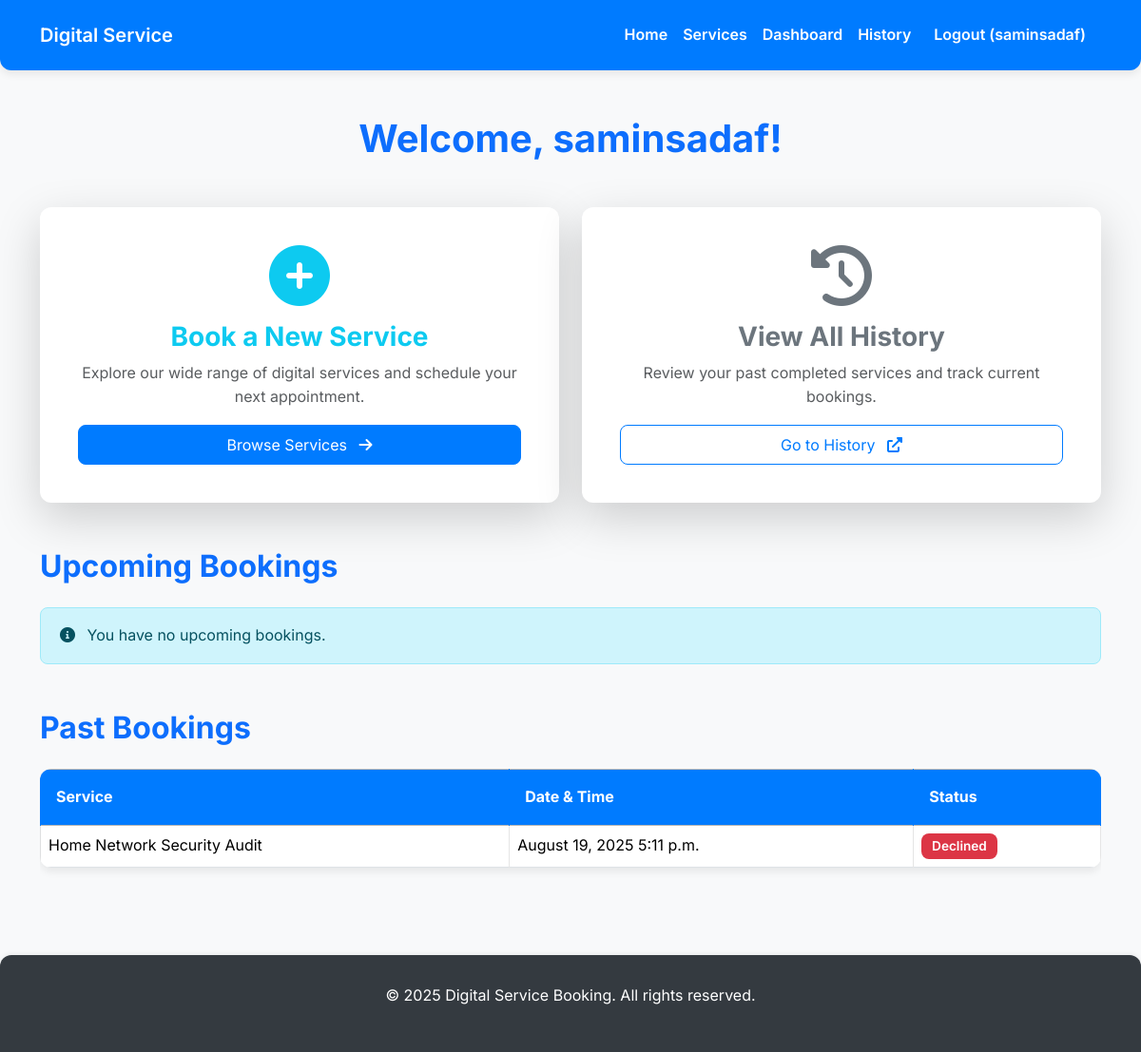
Screenshot of /dashboard/ (signed in) with the database file from the repository.
### services/models.py (models this page shows, shortened)
class CustomUser(AbstractUser):
    is_admin = models.BooleanField(default=False)
    is_customer = models.BooleanField(default=True) # Default all new users to be customers
    groups = models.ManyToManyField(
        'auth.Group',
        verbose_name='groups',
        blank=True,
        help_text='The groups this user belongs to. A user will get all permissions granted to each of their groups.',
        related_name="custom_user_groups", # Custom related_name to avoid clash
        related_query_name="custom_user",
    )
    user_permissions = models.ManyToManyField(
        'auth.Permission',
        verbose_name='user permissions',
        blank=True,
        help_text='Specific permissions for this user.',
        related_name="custom_user_permissions", # Custom related_name to avoid clash
        related_query_name="custom_user",
    )

class Booking(models.Model):
    customer = models.ForeignKey(CustomUser, on_delete=models.CASCADE, related_name='bookings')
    service = models.ForeignKey(Service, on_delete=models.CASCADE, related_name='bookings')
    name = models.CharField(max_length=100)
    contact_number = models.CharField(max_length=15)
    address = models.TextField()
    booking_date_time = models.DateTimeField()
    created_at = models.DateTimeField(auto_now_add=True)
    STATUS_CHOICES = [
        ('Pending', 'Pending'),
        ('Approved', 'Approved'),
        ('Declined', 'Declined'),
        ('Completed', 'Completed'),
        ('Cancelled', 'Cancelled'), # Added Cancelled status for more flexibility
    ]
    status = models.CharField(max_length=20, choices=STATUS_CHOICES, default='Pending')

class Service(models.Model):
    name = models.CharField(max_length=200)
    description = models.TextField()
    price = models.DecimalField(max_digits=10, decimal_places=2)
    class Meta:
        verbose_name = 'Service'
        verbose_name_plural = 'Services'
        ordering = ['name'] # Order services by name by default

### services/views.py (the view)
# urls.py: path('dashboard/', views.dashboard, name='dashboard'),
@login_required
@user_passes_test(is_customer, login_url='login')
def dashboard(request):
    now = timezone.now()
    upcoming_bookings = Booking.objects.filter(
        customer=request.user,
        status__in=['Pending', 'Approved']
    ).filter(
        booking_date_time__gt=now # Bookings after now
    ).order_by('booking_date_time')
    past_bookings = Booking.objects.filter(
        Q(customer=request.user) &
        (Q(status='Completed') | Q(status='Declined') | Q(status='Cancelled'))
    ).filter(
        booking_date_time__lte=now # Bookings before now
    ).order_by('-booking_date_time')
    return render(request, 'dashboard.html', {
        'upcoming_bookings': upcoming_bookings,
        'past_bookings': past_bookings
    })

### services/views.py (called while the page is built)
def is_customer(user):
    return user.is_authenticated and user.is_customer

### templates/dashboard.html (shortened to what this page needs)
{% extends 'base.html' %}
{% load static %}
{% block content %}
<h1 class="mb-5 text-center fw-bold text-primary">Welcome, {{ user.username }}!</h1>
<div class="row mb-5 g-4">
    <div class="col-md-6">
        <div class="card text-center p-4 shadow-lg h-100">
            <div class="card-body d-flex flex-column justify-content-between">
                <i class="fas fa-plus-circle fa-4x text-info mb-3"></i>
                <h3 class="card-title fw-bold text-info">Book a New Service</h3>
                <p class="card-text text-muted flex-grow-1">Explore our wide range of digital services and schedule your next appointment.</p>
                <a href="{% url 'service_list' %}" class="btn btn-primary mt-auto py-2">Browse Services <i class="fas fa-arrow-right ms-2"></i></a>
            </div>
        </div>
    </div>
    <div class="col-md-6">
        <div class="card text-center p-4 shadow-lg h-100">
            <div class="card-body d-flex flex-column justify-content-between">
                <i class="fas fa-history fa-4x text-secondary mb-3"></i>
                <h3 class="card-title fw-bold text-secondary">View All History</h3>
                <p class="card-text text-muted flex-grow-1">Review your past completed services and track current bookings.</p>
                <a href="{% url 'booking_history' %}" class="btn btn-outline-primary mt-auto py-2">Go to History <i class="fas fa-external-link-alt ms-2"></i></a>
            </div>
        </div>
    </div>
</div>
<h2 class="mb-4 fw-bold text-primary">Upcoming Bookings</h2>
{% if upcoming_bookings %}
<div class="table-responsive">
    <table class="table table-hover table-bordered">
        <thead class="table-secondary">
            <tr>
                <th scope="col">Service</th>
                <th scope="col">Date & Time</th>
                <th scope="col">Status</th>
                <th scope="col">Action</th>
            </tr>
        </thead>
        <tbody>
            {% for booking in upcoming_bookings %}
            <tr>
                <td>{{ booking.service.name }}</td>
                <td>{{ booking.booking_date_time|date:"F d, Y P" }}</td>
                <td>
                    <span class="badge {% if booking.status == 'Completed' %}bg-success{% else %}bg-warning text-dark{% endif %}">
                        {{ booking.status }}
                    </span>
                </td>
                <td>
                    {% if booking.status == 'Pending' %}
                    <a href="{% url 'payment_simulator' booking_id=booking.id %}" class="btn btn-sm btn-success">Pay Now</a>
                    {% else %}
                    -
                    {% endif %}
                </td>
            </tr>
            {% endfor %}
        </tbody>
    </table>
</div>
{% else %}
<div class="alert alert-info mb-5" role="alert">
    <i class="fas fa-info-circle me-2"></i> You have no upcoming bookings.
</div>
{% endif %}
<h2 class="mb-4 fw-bold text-primary">Past Bookings</h2>
{% if past_bookings %}
<div class="table-responsive">
    <table class="table table-hover table-bordered">
        <thead class="table-secondary">
            <tr>
                <th scope="col">Service</th>
                <th scope="col">Date & Time</th>
                <th scope="col">Status</th>
            </tr>
        </thead>
        <tbody>
            {% for booking in past_bookings %}
            <tr>
                <td>{{ booking.service.name }}</td>
                <td>{{ booking.booking_date_time|date:"F d, Y P" }}</td>
                <td><span class="badge {% if booking.status == 'Completed' %}bg-success{% elif booking.status == 'Declined' or booking.status == 'Cancelled' %}bg-danger{% else %}bg-secondary{% endif %}">{{ booking.status }}</span></td>
            </tr>
            {% endfor %}
        </tbody>
    </table>
</div>
{% else %}
<div class="alert alert-info" role="alert">
    <i class="fas fa-info-circle me-2"></i> You have no past bookings.
</div>
{% endif %}
{% endblock %}

### templates/base.html (shortened to what this page needs)
<!DOCTYPE html>
<html lang="en">
<head>
    <link href="https://cdn.jsdelivr.net/npm/bootstrap@5.3.3/dist/css/bootstrap.min.css" rel="stylesheet" xintegrity="sha384-QWTKZyjpPEjISv5WaRU9OFeRpok6YctnYmDr5pNlyT2bRjXh0JMhjY6hW+ALEwIH">
    <link rel="stylesheet" href="https://cdnjs.cloudflare.com/ajax/libs/font-awesome/6.0.0-beta3/css/all.min.css">
</head>
<body>
    <nav class="navbar navbar-expand-lg">
        <div class="container-fluid container">
            <a class="navbar-brand" href="{% url 'home' %}">Digital Service</a>
            <div class="collapse navbar-collapse" id="navbarNav">
                <ul class="navbar-nav ms-auto">
                    <li class="nav-item">
                        <a class="nav-link" href="{% url 'home' %}">Home</a>
                    </li>
                    <li class="nav-item">
                        <a class="nav-link" href="{% url 'service_list' %}">Services</a>
                    </li>
                    {% if user.is_authenticated %}
                        {% if user.is_customer %}
                            <li class="nav-item">
                                <a class="nav-link" href="{% url 'dashboard' %}">Dashboard</a>
                            </li>
                            <li class="nav-item">
                                <a class="nav-link" href="{% url 'booking_history' %}">History</a>
                            </li>
                        {% endif %}
                        <li class="nav-item">
                            <form action="{% url 'logout' %}" method="post" class="d-inline">
                                <button type="submit" class="nav-link btn btn-link text-white fw-semibold" style="text-decoration: none; padding: 0.5rem 1rem;">
                                    Logout ({{ user.username }})
                                </button>
                            </form>
                        </li>
                    {% endif %}
                </ul>
            </div>
        </div>
    </nav>
    <div class="container mt-5">
        {% block content %}{% endblock %}
    </div>
    <footer class="text-center">
        <div class="container">
            <p>&copy; 2025 Digital Service Booking. All rights reserved.</p>
        </div>
    </footer>
</body>
</html>

### templates/base.html (style rules this page uses)
:root { --primary-color: #007bff; --secondary-color: #6c757d; --info-color: #17a2b8; --success-color: #28a745; --danger-color: #dc3545; --light-bg: #f8f9fa; --dark-text: #343a40; --border-radius-sm: 8px; --border-radius-md: 12px; --box-shadow-sm: 0 2px 4px rgba(0,0,0,.05); --box-shadow-md: 0 4px 8px rgba(0,0,0,.08); }
body { font-family: 'Inter', sans-serif; background-color: var(--light-bg); color: var(--dark-text); line-height: 1.6; }
.navbar { background-color: var(--primary-color); box-shadow: var(--box-shadow-md); border-radius: 0 0 var(--border-radius-md) var(--border-radius-md); padding: 1rem 0; }
.navbar-brand, .nav-link { color: white !important; font-weight: 600; transition: color 0.3s ease; }
.btn-primary { background-color: var(--primary-color); border-color: var(--primary-color); border-radius: var(--border-radius-sm); transition: background-color 0.3s ease, border-color 0.3s ease, transform 0.2s ease; }
.btn-outline-primary { border-color: var(--primary-color); color: var(--primary-color); border-radius: var(--border-radius-sm); transition: background-color 0.3s ease, color 0.3s ease, transform 0.2s ease; }
.card { border-radius: var(--border-radius-md); box-shadow: var(--box-shadow-md); border: none; transition: transform 0.3s ease, box-shadow 0.3s ease; }
.alert { border-radius: var(--border-radius-sm); padding: 1rem 1.25rem; margin-bottom: 1.5rem; }
footer { background-color: var(--dark-text); color: white; padding: 30px 0; margin-top: 60px; border-radius: var(--border-radius-md) var(--border-radius-md) 0 0; box-shadow: 0 -2px 4px rgba(0,0,0,.05); }
.table { border-radius: var(--border-radius-md); overflow: hidden; box-shadow: var(--box-shadow-md); margin-bottom: 2rem; }
.table thead th { background-color: var(--primary-color); color: white; border-color: var(--primary-color); padding: 1rem; }
.table-bordered th, .table-bordered td { border-color: rgba(0,0,0,.1); }
.badge { font-size: 0.85em; padding: 0.5em 0.8em; border-radius: var(--border-radius-sm); font-weight: 600; }

### rows the page displays
CustomUser: username "saminsadaf"
Booking: service.name "Home Network Security Audit", booking_date_time "August 19, 2025 5:11 p.m.", status "Declined"
